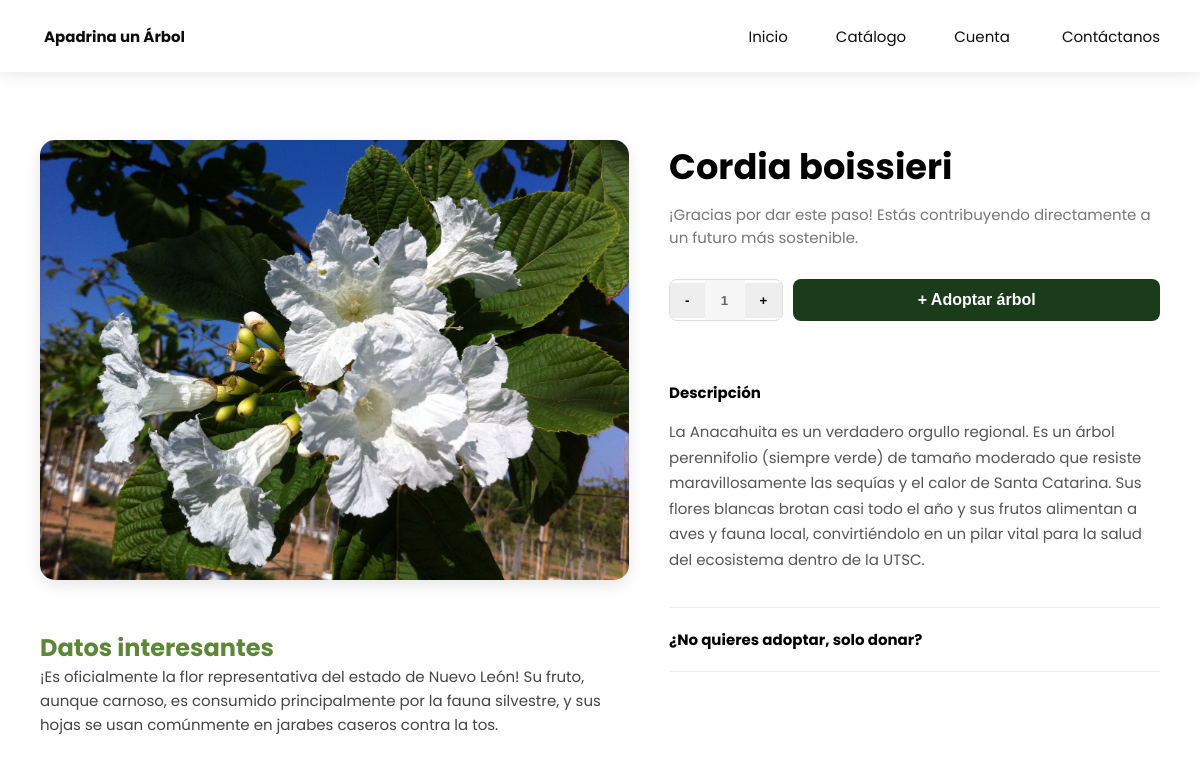
Page /pages/arbol-detalle.php?id=3 on the committed database.
### tables this page shows
CREATE TABLE `arboles` (
  `id_arbol` int(11) NOT NULL,
  `nombre_comun` varchar(100) DEFAULT NULL,
  `nombre_cientifico` varchar(150) DEFAULT NULL,
  `descripcion` text DEFAULT NULL,
  `imagen` varchar(255) DEFAULT NULL,
  `altura` varchar(50) DEFAULT NULL,
  `epoca` varchar(50) DEFAULT NULL,
  `descripcion_larga` text DEFAULT NULL,
  `datos_interesantes` text DEFAULT NULL
);

### pages/arbol-detalle.php (the view, shortened to what this page needs)
<?php
include("../includes/header.php");
include("../includes/db.php");
$id = isset($_GET['id']) ? intval($_GET['id']) : 0;
if($id > 0){
    $stmt = $conexion->prepare("SELECT * FROM arboles WHERE id_arbol = ?");
    $stmt->bind_param("i", $id);
    $stmt->execute();
    $resultado = $stmt->get_result();
    $arbol = $resultado->fetch_assoc();
} else { header("Location: catalogo.php"); exit(); }
?>
<main class="container container-section-arbol">
    <div class="column-left">
        <img src="../assets/img/arboles/<?php echo $arbol['imagen']; ?>" class="main-img">
        <div style="margin-top: 30px;">
            <h4 style="color: var(--verde-claro); font-size: 1.5rem;">Datos <strong>interesantes</strong></h4>
            <p style="line-height: 1.6; color: #444;"><?php echo htmlspecialchars($arbol['datos_interesantes']); ?></p>
        </div>
    </div>
    <div class="column-right">
        <h1 style="font-size: 2.2rem; margin-bottom: 10px;"><?php echo htmlspecialchars($arbol['nombre_cientifico']); ?></h1>
        <p style="color: #777; margin-bottom: 30px;">¡Gracias por dar este paso! Estás contribuyendo directamente a un futuro más sostenible.</p>
        <div style="display: flex; gap: 10px; margin-bottom: 40px;">
            <div style="display: flex; align-items: center; border: 1px solid #ddd; border-radius: 8px; overflow: hidden;">
                <button id="decrement" style="padding: 10px 15px; border: none; background: #eee; cursor: pointer; font-weight: bold;">-</button>
                <input type="text" class="input-quantity" value="1" readonly style="width: 40px; text-align: center; border: none; font-weight: bold;">
                <button id="increment" style="padding: 10px 15px; border: none; background: #eee; cursor: pointer; font-weight: bold;">+</button>
            </div>
            <button onclick="abrirModal('modalAdopcion')" style="background: #1a3c1a; color: white; border: none; padding: 12px 25px; border-radius: 8px; cursor: pointer; flex: 1; font-weight: bold; font-size: 1rem;">
                + Adoptar árbol
            </button>
        </div>
        <details open>
            <summary>Descripción <i class="ri-arrow-down-s-line"></i></summary>
            <div style="padding: 15px 0; color: #555; line-height: 1.7;"><?php echo htmlspecialchars($arbol['descripcion_larga']); ?></div>
        </details>
        <details>
            <summary>¿No quieres adoptar, solo donar? <i class="ri-arrow-down-s-line"></i></summary>
        </details>
    </div>
</main>

### assets/css/style.css (style rules this page uses)
:root { --black-color: #0d0d0d; --white-color: #ffffff; --gray-color: #6b6b6b; --green-color: #5D8736; --green-color-light: #809D3C; --green-color-lighter: #A9C46C; --green-darked:#1a3c1a; --green-dark: #3f5f25; --bg-main: #f3f7ec; --bg-card: #ffffff; --p-font:15px; --h2-font:32px; --footer-color-text:#bdc3c7; }
* { box-sizing: border-box; padding: 0; margin: 0; }
body { font-family: "Poppins", sans-serif; font-size: .938rem; background-color: var(--white-color); overflow-x: hidden; }
.container { max-width: 1120px; margin-inline: 1.5rem; }
.container-section-arbol { margin-top: 150px; display: flex; gap: 30px; margin-bottom: 80px; }
.column-left { flex: 1; display: flex; flex-direction: column; gap: 20px; }
.input-quantity { background-color: #f7f7f7; border: none; padding: 10px; width: 60px; height: 100%; color: #666; font-weight: 500; line-height: 0; }
@media screen and (min-width: 1118px) { .container { margin-inline: auto; } }

### pages/arbol-detalle.php (style rules this page uses)
:root { --verde-fuerte: #4a6733; --verde-claro: #5D8736; --gris-borde: #ddd; }
.container-section-arbol { display: flex; gap: 40px; margin-top: 140px; align-items: flex-start; }
.column-left { flex: 1.2; }
.column-right { flex: 1; }
.main-img { width: 100%; border-radius: 15px; box-shadow: 0 5px 15px rgba(0,0,0,0.1); }
details { border-bottom: 1px solid #eee; padding: 20px 0; cursor: pointer; }
summary { font-weight: bold; list-style: none; display: flex; justify-content: space-between; align-items: center; }

### rows in the picture
arboles: imagen (picture), datos_interesantes "¡Es oficialmente la flor representativa del estado de Nuevo León! Su fruto, aunque carnoso, es consumido principalmente por la fauna silvestre, y sus hojas se usan comúnmente en jarabes caseros contra la tos.", nombre_cientifico "Cordia boissieri", descripcion_larga "La Anacahuita es un verdadero orgullo regional. Es un árbol perennifolio (siempre verde) de tamaño moderado que resiste maravillosamente las sequías y el calor de Santa Catarina. Sus flores blancas brotan casi todo el año y sus frutos alimentan a aves y fauna local, convirtiéndolo en un pilar vital para la salud del ecosistema dentro de la UTSC."
